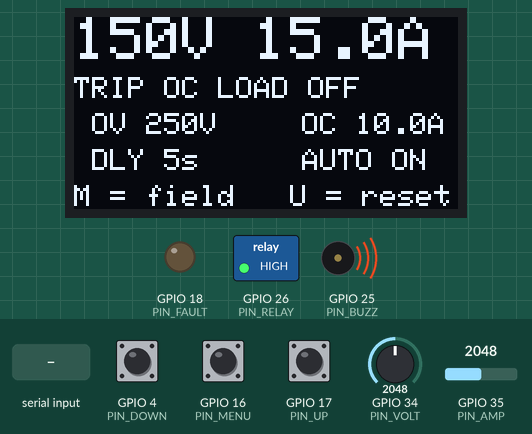
Simulated run of this sketch. Board: ESP32. On the bench: 128×64 one-colour display, switched loads named in the sketch (green lamp = pin HIGH), output pins drawn as LEDs (lit = HIGH), buzzer (waves = sounding). Dashed ring = blinking. The inputs (shaded band) are chosen by the test bench; at power-on: GPIO 35 (PIN_AMP) = 2048, GPIO 34 (PIN_VOLT) = 2048, GPIO 16 (PIN_MENU) HIGH, GPIO 4 (PIN_DOWN) HIGH, GPIO 17 (PIN_UP) HIGH (analog values on the 0–4095 scale). What the sketch prints to the serial monitor is not drawn.

Above: at 0.51 s.
1.3 s: GPIO 35 (PIN_AMP) set to 1228
At 1.5 s:
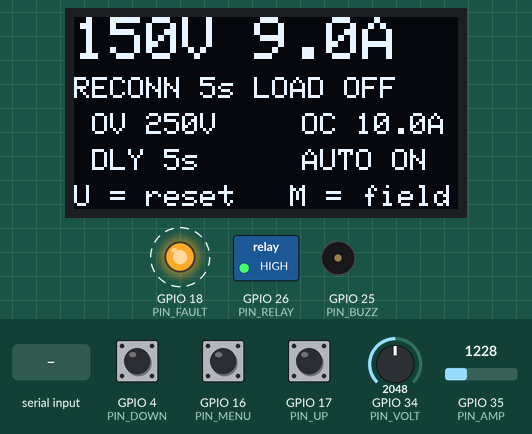
3.3 s: GPIO 34 (PIN_VOLT) set to 3364
At 3.5 s:
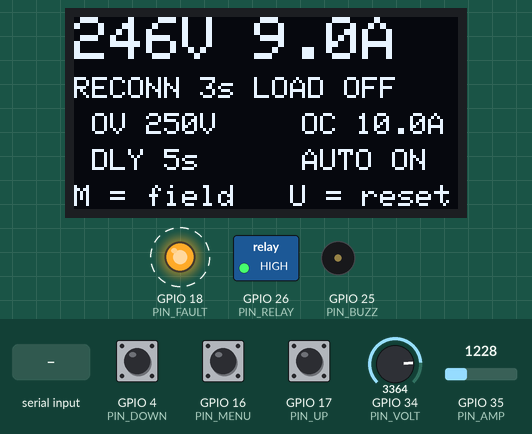
5.3 s: GPIO 34 (PIN_VOLT) set to 3473
At 5.54 s:
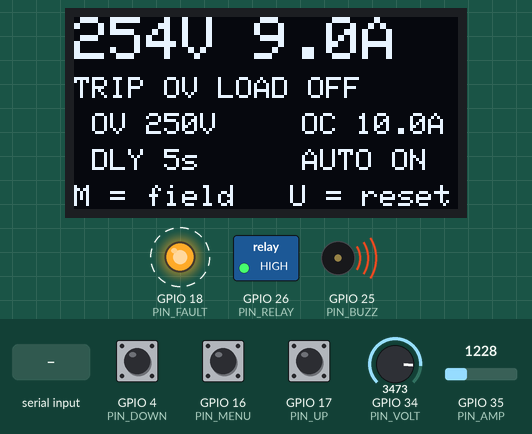
7.8 s: "SET AUTO OFF\n" received over Serial
At 7.92 s:
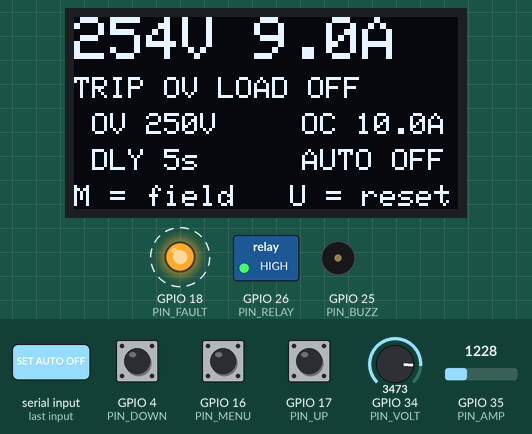
9.7 s: GPIO 16 (PIN_MENU) pulled LOW for 0.15 s
At 10.32 s:
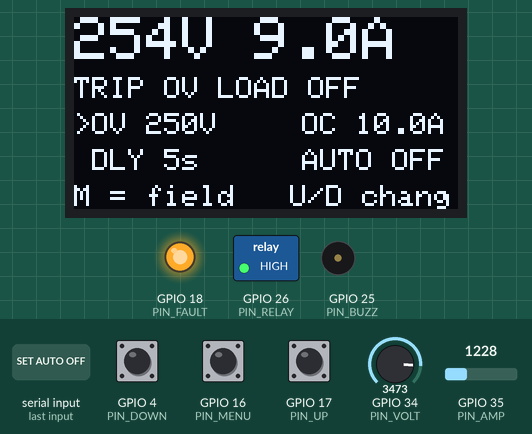
10.4 s: "SET AUTO ON\n" received over Serial
At 10.72 s:
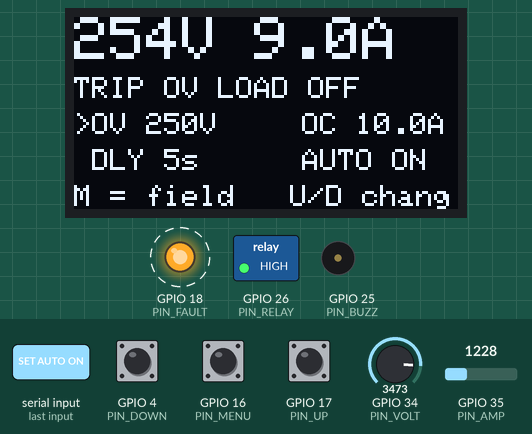
Timing chart, 0 to 13.3 s (numbered marks = the images above; inputs shaded):
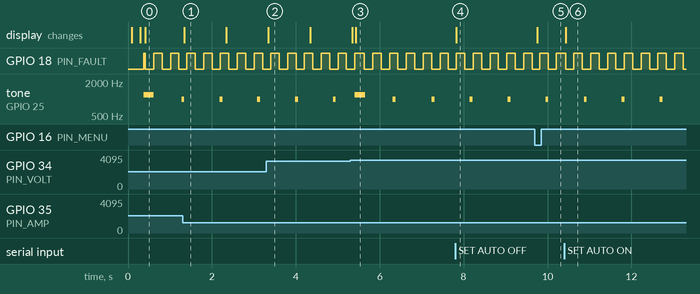

The sketch:

voltage_protector.ino
```cpp
#include <Wire.h>
#include <Adafruit_GFX.h>
#include <Adafruit_SSD1306.h>

const uint8_t PIN_VOLT  = 34;
const uint8_t PIN_AMP   = 35;
const uint8_t PIN_RELAY = 26;
const uint8_t PIN_FAULT = 18;
const uint8_t PIN_BUZZ  = 25;
const uint8_t PIN_MENU  = 16;
const uint8_t PIN_UP    = 17;
const uint8_t PIN_DOWN  = 4;
const uint8_t PIN_SDA   = 21;
const uint8_t PIN_SCL   = 22;

const uint8_t RELAY_CONNECT    = LOW;
const uint8_t RELAY_DISCONNECT = HIGH;


// Scales the potentiometer across the ESP32 12-bit ADC.
const float ADC_SPAN   = 4095.0f;
const float VOLT_FULL  = 300.0f;
const float AMP_FULL   = 30.0f;
const float HYST_VOLT  = 8.0f;
const float HYST_AMP   = 0.5f;

const unsigned long SAMPLE_MS   = 20;
const uint8_t       TRIP_SAMPLES = 5;
const unsigned long BOOT_MS     = 300;
const unsigned long DEBOUNCE_MS = 25;
const unsigned long OLED_MS     = 200;

// Settings (shared by the buttons and the serial port)
const float OV_MIN = 150.0f;
const float OV_MAX = 290.0f;
const float OC_MIN = 1.0f;
const float OC_MAX = 25.0f;
const unsigned long DELAY_MIN_S = 1;
const unsigned long DELAY_MAX_S = 30;

float         ovLimitV      = 250.0f;
float         ocLimitA      = 10.0f;
unsigned long reconnectMs   = 5000;
bool          autoReconnect = true;

// Runtime
enum State : uint8_t {
  ST_BOOT = 0,
  ST_NORMAL,
  ST_TRIP_OV,
  ST_TRIP_OC,
  ST_RECONNECT
};

State         state       = ST_BOOT;
bool          loadOn      = false;
bool          displayOk   = false;
float         voltage     = 0.0f;
float         current     = 0.0f;
int           rawVolt     = 0;
int           rawAmp      = 0;
uint8_t       ovCount     = 0;
uint8_t       ocCount     = 0;
uint8_t       editField   = 0;
unsigned long sampleMs    = 0;
unsigned long bootReadyMs = 0;
unsigned long reconnectAt = 0;
unsigned long nextBeepMs  = 0;
unsigned long oledMs      = 0;
bool          oledDirty   = true;

Adafruit_SSD1306 display(128, 64, &Wire, -1);

struct Button {
  uint8_t       pin;
  bool          lastRaw;
  bool          stable;
  unsigned long changeMs;
};

Button btnMenu = { PIN_MENU, HIGH, HIGH, 0 };
Button btnUp   = { PIN_UP,   HIGH, HIGH, 0 };
Button btnDown = { PIN_DOWN, HIGH, HIGH, 0 };

const uint8_t RX_MAX = 48;
char          rxBuf[RX_MAX];
uint8_t       rxLen = 0;

// Small helpers
const char* stateName(State s) {
  switch (s) {
    case ST_BOOT:      return "BOOT";
    case ST_NORMAL:    return "NORMAL";
    case ST_TRIP_OV:   return "TRIP OV";
    case ST_TRIP_OC:   return "TRIP OC";
    case ST_RECONNECT: return "RECONN";
  }
  return "?";
}

bool readingsAreClear() {
  return voltage < (ovLimitV - HYST_VOLT) && current < (ocLimitA - HYST_AMP);
}

void setLoad(bool connected) {
  digitalWrite(PIN_RELAY, connected ? RELAY_CONNECT : RELAY_DISCONNECT);
  if (connected == loadOn) return;
  loadOn = connected;
  Serial.printf("[RELAY] %s\n",
                connected ? "CLOSED load on" : "OPEN load off");
  oledDirty = true;
}

void startAlarm() {
  digitalWrite(PIN_FAULT, HIGH);
  tone(PIN_BUZZ, 1200, 250);
  nextBeepMs = millis() + 900;
}

void stopAlarm() {
  digitalWrite(PIN_FAULT, LOW);
  noTone(PIN_BUZZ);
}

void serviceAlarm() {
  digitalWrite(PIN_FAULT, ((millis() / 200) & 1) ? HIGH : LOW);
  if ((long)(millis() - nextBeepMs) >= 0) {
    tone(PIN_BUZZ, 1000, 70);
    nextBeepMs = millis() + 900;
  }
}

void enterNormal(const char* why) {
  state = ST_NORMAL;
  stopAlarm();
  setLoad(true);
  Serial.printf("[NORMAL] %s  V=%.0f I=%.1f\n", why, voltage, current);
  oledDirty = true;
}

void enterTrip(State cause) {
  state = cause;
  setLoad(false);
  startAlarm();
  Serial.printf("[TRIP] t=%lu ms %s  V=%.0f/%.0f  I=%.1f/%.1f\n",
                millis(),
                cause == ST_TRIP_OV ? "OVERVOLTAGE" : "OVERCURRENT",
                voltage, ovLimitV, current, ocLimitA);
  oledDirty = true;
}

void tryReset(const char* source) {
  if (state == ST_BOOT) {
    Serial.printf("[RESET] %s ignored during boot\n", source);
    return;
  }
  if (state == ST_NORMAL) {
    Serial.printf("[RESET] %s ignored, already normal\n", source);
    return;
  }
  if (!readingsAreClear()) {
    Serial.printf("[RESET] %s refused, fault still present  V=%.0f I=%.1f\n",
                  source, voltage, current);
    return;
  }
  enterNormal(source);
}

void printStatus() {
  Serial.printf("[STATUS] %s  load=%s  V=%.0f limit=%.0f  I=%.1f limit=%.1f\n",
                stateName(state), loadOn ? "ON" : "OFF",
                voltage, ovLimitV, current, ocLimitA);
  Serial.printf("[STATUS] delay=%lu s  auto=%s  hyst=%.0fV/%.1fA  trip=%lu ms  rawV=%d rawI=%d\n",
                reconnectMs / 1000UL,
                autoReconnect ? "ON" : "OFF",
                HYST_VOLT, HYST_AMP,
                (unsigned long)TRIP_SAMPLES * SAMPLE_MS,
                rawVolt, rawAmp);
}

void printHelp() {
  Serial.println("[HELP] GET");
  Serial.println("[HELP] SET OV 250");
  Serial.println("[HELP] SET OC 10");
  Serial.println("[HELP] SET DELAY 5");
  Serial.println("[HELP] SET AUTO ON");
  Serial.println("[HELP] SET AUTO OFF");
  Serial.println("[HELP] RESET");
}

void applyOv(float value, const char* source) {
  value = (float)((int)(value + 0.5f));
  if (value < OV_MIN || value > OV_MAX) {
    Serial.printf("[SET] OV refused, use %.0f to %.0f\n", OV_MIN, OV_MAX);
    return;
  }
  ovLimitV = value;
  Serial.printf("[SET] %s OV %.0f V\n", source, ovLimitV);
  oledDirty = true;
}

void applyOc(float value, const char* source) {
  if (value < OC_MIN || value > OC_MAX) {
    Serial.printf("[SET] OC refused, use %.1f to %.1f\n", OC_MIN, OC_MAX);
    return;
  }
  ocLimitA = value;
  Serial.printf("[SET] %s OC %.1f A\n", source, ocLimitA);
  oledDirty = true;
}

void applyDelay(unsigned long seconds, const char* source) {
  if (seconds < DELAY_MIN_S || seconds > DELAY_MAX_S) {
    Serial.printf("[SET] DELAY refused, use %lu to %lu s\n", DELAY_MIN_S, DELAY_MAX_S);
    return;
  }
  reconnectMs = seconds * 1000UL;
  Serial.printf("[SET] %s DELAY %lu s\n", source, seconds);
  oledDirty = true;
}

void applyAuto(bool enabled, const char* source) {
  autoReconnect = enabled;
  Serial.printf("[SET] %s AUTO %s\n", source, enabled ? "ON" : "OFF");
  oledDirty = true;
}

void upperInPlace(char* s) {
  for (; *s; ++s) {
    if (*s >= 'a' && *s <= 'z') *s = *s - 'a' + 'A';
  }
}

void handleLine(char* line) {
  while (*line == ' ') ++line;
  if (*line == '\0') return;
  upperInPlace(line);

  if (strcmp(line, "HELP") == 0) { printHelp(); return; }
  if (strcmp(line, "GET") == 0)  { printStatus(); return; }
  if (strcmp(line, "RESET") == 0) { tryReset("SERIAL"); return; }

  float value = 0.0f;
  if (sscanf(line, "SET OV %f", &value) == 1) { applyOv(value, "SERIAL"); return; }
  if (sscanf(line, "SET OC %f", &value) == 1) { applyOc(value, "SERIAL"); return; }
  if (sscanf(line, "SET DELAY %f", &value) == 1) {
    applyDelay((unsigned long)(value + 0.5f), "SERIAL");
    return;
  }
  if (strcmp(line, "SET AUTO ON") == 0)  { applyAuto(true, "SERIAL"); return; }
  if (strcmp(line, "SET AUTO OFF") == 0) { applyAuto(false, "SERIAL"); return; }

  Serial.println("[ERR] unknown command, type HELP");
}

void pollSerial() {
  while (Serial.available() > 0) {
    char c = (char)Serial.read();
    if (c == '\r' || c == '\n') {
      if (rxLen > 0) {
        rxBuf[rxLen] = '\0';
        handleLine(rxBuf);
        rxLen = 0;
      }
    } else if (rxLen < RX_MAX - 1) {
      rxBuf[rxLen++] = c;
    }
  }
}

void onPress(uint8_t pin) {
  if (pin == PIN_MENU) {
    editField = (editField + 1) % 5;
    oledDirty = true;
    return;
  }

  if (editField == 0) {
    if (pin == PIN_UP) tryReset("BUTTON");
    return;
  }

  int dir = (pin == PIN_UP) ? 1 : -1;
  if (editField == 1) applyOv(ovLimitV + dir * 5.0f, "BUTTON");
  else if (editField == 2) applyOc(ocLimitA + dir * 0.5f, "BUTTON");
  else if (editField == 3) {
    long seconds = (long)(reconnectMs / 1000UL) + dir;
    if (seconds < 0) seconds = 0;
    applyDelay((unsigned long)seconds, "BUTTON");
  } else if (editField == 4 && dir != 0) {
    applyAuto(!autoReconnect, "BUTTON");
  }
}

void pollButton(Button& btn) {
  bool raw = digitalRead(btn.pin);
  if (raw != btn.lastRaw) {
    btn.lastRaw = raw;
    btn.changeMs = millis();
  }
  if ((millis() - btn.changeMs) < DEBOUNCE_MS) return;
  if (raw == btn.stable) return;
  btn.stable = raw;
  if (btn.stable == LOW) onPress(btn.pin);
}

void serviceProtection() {
  if ((millis() - sampleMs) < SAMPLE_MS) return;
  sampleMs = millis();

  rawVolt = analogRead(PIN_VOLT);
  rawAmp  = analogRead(PIN_AMP);
  if (rawVolt < 0) rawVolt = 0;
  if (rawAmp < 0) rawAmp = 0;
  voltage = (rawVolt / ADC_SPAN) * VOLT_FULL;
  current = (rawAmp / ADC_SPAN) * AMP_FULL;

  if (voltage > ovLimitV) {
    if (ovCount < 255) ovCount++;
  } else {
    ovCount = 0;
  }
  if (current > ocLimitA) {
    if (ocCount < 255) ocCount++;
  } else {
    ocCount = 0;
  }

  bool ovTrip = ovCount >= TRIP_SAMPLES;
  bool ocTrip = ocCount >= TRIP_SAMPLES;
  bool clear  = readingsAreClear();

  switch (state) {
    case ST_BOOT:
      if ((long)(millis() - bootReadyMs) < 0) break;
      if (ovTrip) enterTrip(ST_TRIP_OV);
      else if (ocTrip) enterTrip(ST_TRIP_OC);
      else enterNormal("boot");
      break;

    case ST_NORMAL:
      if (ovTrip) enterTrip(ST_TRIP_OV);
      else if (ocTrip) enterTrip(ST_TRIP_OC);
      break;

    case ST_TRIP_OV:
    case ST_TRIP_OC:
      serviceAlarm();
      if (clear && autoReconnect) {
        state = ST_RECONNECT;
        reconnectAt = millis() + reconnectMs;
        Serial.printf("[CLEAR] timer %lu s\n", reconnectMs / 1000UL);
        oledDirty = true;
      }
      break;

    case ST_RECONNECT:
      serviceAlarm();
      if (ovTrip) { enterTrip(ST_TRIP_OV); break; }
      if (ocTrip) { enterTrip(ST_TRIP_OC); break; }
      if (clear && (long)(millis() - reconnectAt) >= 0) enterNormal("timer");
      break;
  }
}

void drawScreen() {
  if (!displayOk) return;
  if (!oledDirty && (millis() - oledMs) < OLED_MS) return;
  oledMs = millis();
  oledDirty = false;

  char line[24];
  display.clearDisplay();
  display.setTextColor(SSD1306_WHITE);

  display.setTextSize(2);
  display.setCursor(0, 0);
  snprintf(line, sizeof line, "%.0fV %.1fA", voltage, current);
  display.print(line);

  display.setTextSize(1);
  display.setCursor(0, 20);
  if (state == ST_RECONNECT) {
    unsigned long left = 0;
    if (reconnectAt > millis()) left = (reconnectAt - millis() + 999UL) / 1000UL;
    snprintf(line, sizeof line, "RECONN %lus LOAD OFF", left);
  } else if (state == ST_TRIP_OV || state == ST_TRIP_OC) {
    snprintf(line, sizeof line, "%s LOAD OFF", stateName(state));
  } else {
    snprintf(line, sizeof line, "%s LOAD %s", stateName(state), loadOn ? "ON" : "OFF");
  }
  display.print(line);

  display.setCursor(0, 32);
  snprintf(line, sizeof line, "%cOV %.0fV", editField == 1 ? '>' : ' ', ovLimitV);
  display.print(line);
  display.setCursor(70, 32);
  snprintf(line, sizeof line, "%cOC %.1fA", editField == 2 ? '>' : ' ', ocLimitA);
  display.print(line);

  display.setCursor(0, 44);
  snprintf(line, sizeof line, "%cDLY %lus", editField == 3 ? '>' : ' ', reconnectMs / 1000UL);
  display.print(line);
  display.setCursor(70, 44);
  snprintf(line, sizeof line, "%cAUTO %s", editField == 4 ? '>' : ' ', autoReconnect ? "ON" : "OFF");
  display.print(line);

  display.setCursor(0, 56);
  if (editField == 0 && state != ST_NORMAL && state != ST_BOOT && readingsAreClear()) {
    display.print("U = reset   M = field");
  } else if (editField == 0) {
    display.print("M = field   U = reset");
  } else {
    display.print("M = field   U/D change");
  }

  display.display();
}

void setup() {
  // Disconnect the load before anything else.
  pinMode(PIN_RELAY, OUTPUT);
  digitalWrite(PIN_RELAY, RELAY_DISCONNECT);
  pinMode(PIN_FAULT, OUTPUT);
  digitalWrite(PIN_FAULT, LOW);
  pinMode(PIN_BUZZ, OUTPUT);

  pinMode(PIN_MENU, INPUT_PULLUP);
  pinMode(PIN_UP, INPUT_PULLUP);
  pinMode(PIN_DOWN, INPUT_PULLUP);

  analogReadResolution(12);

  Serial.begin(115200);
  Serial.println();
  Serial.println("[BOOT] ESP32 voltage protector");
  Serial.println("[BOOT] stand-in sensors only, no mains");
  Serial.printf("[BOOT] OV %.0f V  OC %.1f A  delay %lu s  auto ON\n",
                ovLimitV, ocLimitA, reconnectMs / 1000UL);
  Serial.println("[BOOT] type HELP");

  Wire.begin(PIN_SDA, PIN_SCL);
  displayOk = display.begin(SSD1306_SWITCHCAPVCC, 0x3C);
  if (!displayOk) {
    Serial.println("[BOOT] OLED missing, protection still runs");
  } else {
    display.clearDisplay();
    display.setTextColor(SSD1306_WHITE);
    display.setTextSize(1);
    display.setCursor(0, 24);
    display.println("Voltage protector");
    display.display();
  }

  bootReadyMs = millis() + BOOT_MS;
  sampleMs = millis();
}

void loop() {
  pollSerial();
  pollButton(btnMenu);
  pollButton(btnUp);
  pollButton(btnDown);
  serviceProtection();
  drawScreen();
}
```

Measured:
- the behaviour switches between 3412 and 3413 on GPIO 34 (PIN_VOLT) (found by bisection; images 2 and 3)
- after the input at 1.3 s, the display: changes after 0.05 s (image 1)
- after the input at 3.3 s, the display: changes after 0.05 s (image 2)
- after the input at 7.8 s, the display: changes at once (image 4)
- after the input at 9.7 s, the display: changes after 0.05 s (image 5)
- after the input at 10.4 s, the display: changes at once (image 6)
- by itself, GPIO 18 (PIN_FAULT): alternates HIGH for 0.20 s and LOW for 0.20 s
- by itself, tone on GPIO 25 (PIN_BUZZ): alternates 1000 Hz for 0.07 s and silent for 0.83 s
